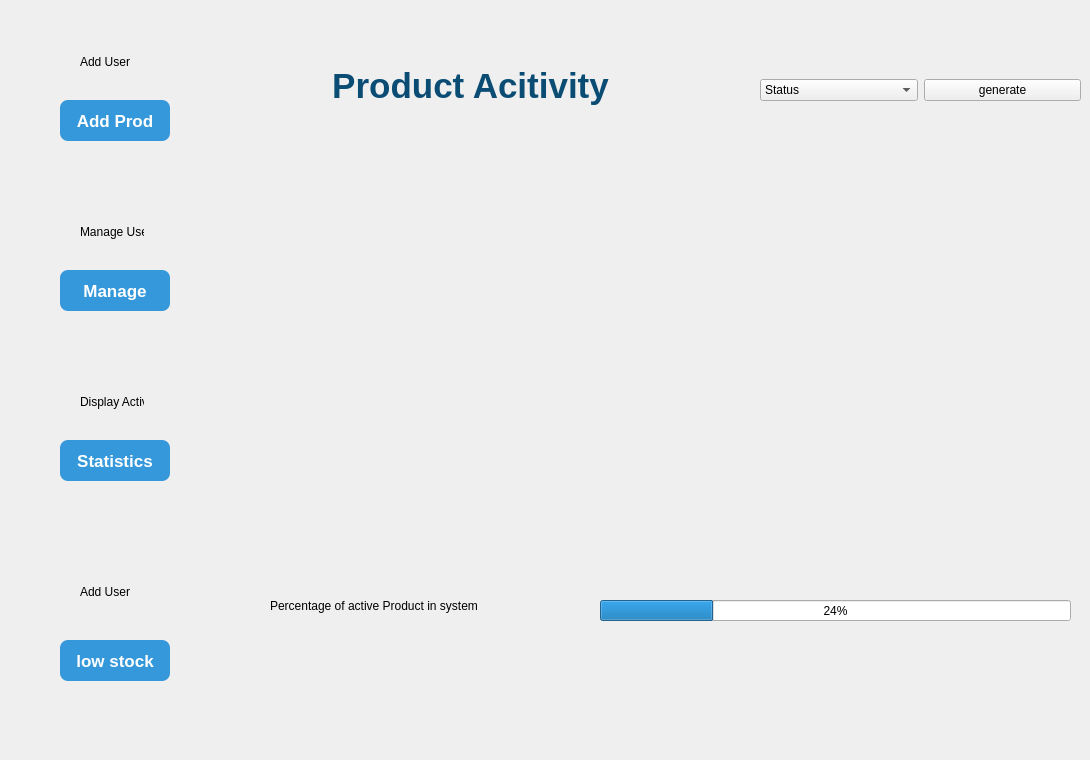
     <widget class="QWidget" name="user_page3_4">
      <widget class="QWidget" name="BackFrame_25" native="true">
       <property name="geometry">
        <rect>
         <x>10</x>
         <y>10</y>
         <width>201</width>
         <height>741</height>
        </rect>
       </property>
       <widget class="QPushButton" name="Display_27">
        <property name="geometry">
         <rect>
          <x>50</x>
          <y>430</y>
          <width>110</width>
          <height>41</height>
         </rect>
        </property>
        <property name="styleSheet">
         <string notr="true">QPushButton {
    background-color: #3498db;
    color: white;
    font-size: 17px;
    font-weight: bold;
    border: none;
    border-radius: 8px;
    padding: 8px 16px;
}
QPushButton:hover {
    background: qlineargradient(x1:0, y1:0, x2:0, y2:1,
                                stop:0 #38bdf8, stop:1 #0ea5e9);
}

QPushButton:pressed {
    background: qlineargradient(x1:0, y1:0, x2:0, y2:1,
                                stop:0 #0369a1, stop:1 #075985);
}
</string>
        </property>
        <property name="text">
         <string>Statistics</string>
        </property>
       </widget>
       <widget class="QLabel" name="disProd2">
        <property name="geometry">
         <rect>
          <x>70</x>
          <y>360</y>
          <width>64</width>
          <height>64</height>
         </rect>
        </property>
        <property name="styleSheet">
         <string notr="true">ui-&gt;adduser-&gt;setFixedSize(32, 32);</string>
        </property>
        <property name="text">
         <string>Display Activity </string>
        </property>
       </widget>
       <widget class="QPushButton" name="Manage_27">
        <property name="geometry">
         <rect>
          <x>50</x>
          <y>260</y>
          <width>110</width>
          <height>41</height>
         </rect>
        </property>
        <property name="styleSheet">
         <string notr="true">QPushButton {
    background-color: #3498db;
    color: white;
    font-size: 17px;
    font-weight: bold;
    border: none;
    border-radius: 8px;
    padding: 8px 16px;
}
QPushButton:hover {
    background: qlineargradient(x1:0, y1:0, x2:0, y2:1,
                                stop:0 #38bdf8, stop:1 #0ea5e9);
}

QPushButton:pressed {
    background: qlineargradient(x1:0, y1:0, x2:0, y2:1,
                                stop:0 #0369a1, stop:1 #075985);
}
</string>
        </property>
        <property name="text">
         <string>Manage</string>
        </property>
       </widget>
       <widget class="QLabel" name="Manprod1">
        <property name="geometry">
         <rect>
          <x>70</x>
          <y>190</y>
          <width>64</width>
          <height>64</height>
         </rect>
        </property>
        <property name="styleSheet">
         <string notr="true">ui-&gt;adduser-&gt;setFixedSize(32, 32);</string>
        </property>
        <property name="text">
         <string>Manage User</string>
        </property>
       </widget>
       <widget class="QPushButton" name="add_user_27">
        <property name="geometry">
         <rect>
          <x>50</x>
          <y>90</y>
          <width>110</width>
          <height>41</height>
         </rect>
        </property>
        <property name="styleSheet">
         <string notr="true">QPushButton {
    background-color: #3498db;
    color: white;
    font-size: 17px;
    font-weight: bold;
    border: none;
    border-radius: 8px;
    padding: 8px 16px;
}
QPushButton:hover {
    background: qlineargradient(x1:0, y1:0, x2:0, y2:1,
                                stop:0 #38bdf8, stop:1 #0ea5e9);
}

QPushButton:pressed {
    background: qlineargradient(x1:0, y1:0, x2:0, y2:1,
                                stop:0 #0369a1, stop:1 #075985);
}
</string>
        </property>
        <property name="text">
         <string>Add Prod</string>
        </property>
       </widget>
       <widget class="QLabel" name="Prod4">
        <property name="geometry">
         <rect>
          <x>70</x>
          <y>20</y>
          <width>64</width>
          <height>64</height>
         </rect>
        </property>
        <property name="styleSheet">
         <string notr="true">ui-&gt;adduser-&gt;setFixedSize(32, 32);</string>
        </property>
        <property name="text">
         <string>Add User</string>
        </property>
       </widget>
       <widget class="QPushButton" name="forgetpwd_15">
        <property name="geometry">
         <rect>
          <x>50</x>
          <y>630</y>
          <width>110</width>
          <height>41</height>
         </rect>
        </property>
        <property name="styleSheet">
         <string notr="true">QPushButton {
    background-color: #3498db;
    color: white;
    font-size: 17px;
    font-weight: bold;
    border: none;
    border-radius: 8px;
    padding: 8px 16px;
}
QPushButton:hover {
    background: qlineargradient(x1:0, y1:0, x2:0, y2:1,
                                stop:0 #38bdf8, stop:1 #0ea5e9);
}

QPushButton:pressed {
    background: qlineargradient(x1:0, y1:0, x2:0, y2:1,
                                stop:0 #0369a1, stop:1 #075985);
}
</string>
        </property>
        <property name="text">
         <string>low stock</string>
        </property>
       </widget>
       <widget class="QLabel" name="Discounts1">
        <property name="geometry">
         <rect>
          <x>70</x>
          <y>550</y>
          <width>64</width>
          <height>64</height>
         </rect>
        </property>
        <property name="styleSheet">
         <string notr="true">ui-&gt;adduser-&gt;setFixedSize(32, 32);</string>
        </property>
        <property name="text">
         <string>Add User</string>
        </property>
       </widget>
      </widget>
      <widget class="QLabel" name="label_78">
       <property name="geometry">
        <rect>
         <x>270</x>
         <y>590</y>
         <width>311</width>
         <height>31</height>
        </rect>
       </property>
       <property name="styleSheet">
        <string notr="true"/>
       </property>
       <property name="text">
        <string>Percentage of active Product in system</string>
       </property>
      </widget>
      <widget class="QWidget" name="layoutWidget_17">
       <property name="geometry">
        <rect>
         <x>760</x>
         <y>70</y>
         <width>321</width>
         <height>41</height>
        </rect>
       </property>
       <layout class="QHBoxLayout" name="horizontalLayout_11">
        <item>
         <widget class="QComboBox" name="comboBox_17">
          <item>
           <property name="text">
            <string>Status</string>
           </property>
          </item>
          <item>
           <property name="text">
            <string>Quantity</string>
           </property>
          </item>
         </widget>
        </item>
        <item>
         <widget class="QPushButton" name="pushButton_11">
          <property name="text">
           <string>generate</string>
          </property>
         </widget>
        </item>
       </layout>
      </widget>
      <widget class="QProgressBar" name="progressBar_6">
       <property name="geometry">
        <rect>
         <x>600</x>
         <y>600</y>
         <width>471</width>
         <height>21</height>
        </rect>
       </property>
       <property name="value">
        <number>24</number>
       </property>
      </widget>
      <widget class="QLabel" name="labelStatsTitle_8">
       <property name="geometry">
        <rect>
         <x>270</x>
         <y>60</y>
         <width>401</width>
         <height>51</height>
        </rect>
       </property>
       <property name="styleSheet">
        <string notr="true">
 font-family: &quot;Behove&quot;;
 font-size: 35px;
font-weight: bold;
 color: #0a4c73;
border: none;
       background: transparent;
</string>
       </property>
       <property name="text">
        <string>Product Acitivity</string>
       </property>
       <property name="alignment">
        <set>Qt::AlignmentFlag::AlignCenter</set>
       </property>
       <property name="wordWrap">
        <bool>false</bool>
       </property>
      </widget>
      <widget class="QChartView" name="chartView_5" native="true">
       <property name="geometry">
        <rect>
         <x>270</x>
         <y>130</y>
         <width>781</width>
         <height>421</height>
        </rect>
       </property>
      </widget>
     </widget>
